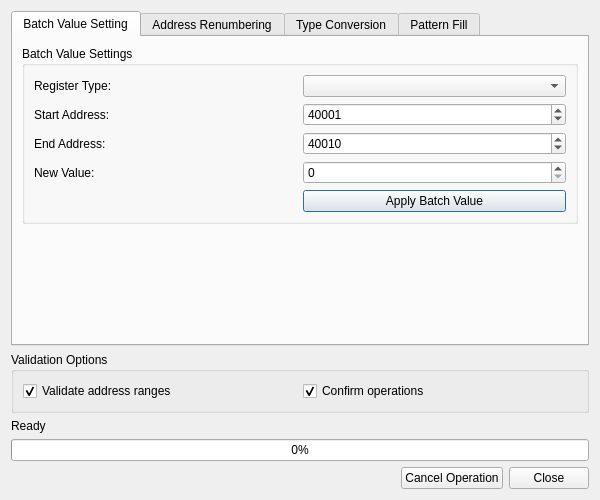
<?xml version="1.0" encoding="UTF-8"?>
<ui version="4.0">
 <class>BulkOperationsDialog</class>
 <widget class="QDialog" name="BulkOperationsDialog">
  <property name="geometry">
   <rect>
    <x>0</x>
    <y>0</y>
    <width>600</width>
    <height>500</height>
   </rect>
  </property>
  <property name="windowTitle">
   <string>Bulk Operations</string>
  </property>
  <layout class="QVBoxLayout" name="verticalLayout">
   <item>
    <widget class="QTabWidget" name="tab_widget">
     <property name="currentIndex">
      <number>0</number>
     </property>
     
     <!-- Tab 1: Batch Value Setting -->
     <widget class="QWidget" name="batch_tab">
      <attribute name="title">
       <string>Batch Value Setting</string>
      </attribute>
      <layout class="QVBoxLayout" name="batch_layout">
       <item>
        <widget class="QGroupBox" name="batch_settings_group">
         <property name="title">
          <string>Batch Value Settings</string>
         </property>
         <layout class="QGridLayout" name="batch_grid">
          <item row="0" column="0">
           <widget class="QLabel" name="batch_reg_type_label">
            <property name="text">
             <string>Register Type:</string>
            </property>
           </widget>
          </item>
          <item row="0" column="1">
           <widget class="QComboBox" name="batch_reg_type_combo"/>
          </item>
          <item row="1" column="0">
           <widget class="QLabel" name="batch_start_label">
            <property name="text">
             <string>Start Address:</string>
            </property>
           </widget>
          </item>
          <item row="1" column="1">
           <widget class="QSpinBox" name="batch_start_addr_spin">
            <property name="maximum">
             <number>49999</number>
            </property>
            <property name="value">
             <number>40001</number>
            </property>
           </widget>
          </item>
          <item row="2" column="0">
           <widget class="QLabel" name="batch_end_label">
            <property name="text">
             <string>End Address:</string>
            </property>
           </widget>
          </item>
          <item row="2" column="1">
           <widget class="QSpinBox" name="batch_end_addr_spin">
            <property name="maximum">
             <number>49999</number>
            </property>
            <property name="value">
             <number>40010</number>
            </property>
           </widget>
          </item>
          <item row="3" column="0">
           <widget class="QLabel" name="batch_value_label">
            <property name="text">
             <string>New Value:</string>
            </property>
           </widget>
          </item>
          <item row="3" column="1">
           <widget class="QSpinBox" name="batch_new_value_spin">
            <property name="maximum">
             <number>65535</number>
            </property>
           </widget>
          </item>
          <item row="4" column="1">
           <widget class="QPushButton" name="batch_apply_btn">
            <property name="text">
             <string>Apply Batch Value</string>
            </property>
           </widget>
          </item>
         </layout>
        </widget>
       </item>
       <item>
        <spacer name="batch_spacer">
         <property name="orientation">
          <enum>Qt::Vertical</enum>
         </property>
         <property name="sizeHint" stdset="0">
          <size>
           <width>20</width>
           <height>40</height>
          </size>
         </property>
        </spacer>
       </item>
      </layout>
     </widget>
     
     <!-- Tab 2: Address Renumbering -->
     <widget class="QWidget" name="renumber_tab">
      <attribute name="title">
       <string>Address Renumbering</string>
      </attribute>
      <layout class="QVBoxLayout" name="renumber_layout">
       <item>
        <widget class="QGroupBox" name="renumber_settings_group">
         <property name="title">
          <string>Address Renumbering Settings</string>
         </property>
         <layout class="QGridLayout" name="renumber_grid">
          <item row="0" column="0">
           <widget class="QLabel" name="renumber_reg_type_label">
            <property name="text">
             <string>Register Type:</string>
            </property>
           </widget>
          </item>
          <item row="0" column="1">
           <widget class="QComboBox" name="renumber_reg_type_combo"/>
          </item>
          <item row="1" column="0">
           <widget class="QLabel" name="renumber_current_start_label">
            <property name="text">
             <string>Current Start Address:</string>
            </property>
           </widget>
          </item>
          <item row="1" column="1">
           <widget class="QSpinBox" name="renumber_current_start_spin">
            <property name="maximum">
             <number>49999</number>
            </property>
            <property name="value">
             <number>40001</number>
            </property>
           </widget>
          </item>
          <item row="2" column="0">
           <widget class="QLabel" name="renumber_current_end_label">
            <property name="text">
             <string>Current End Address:</string>
            </property>
           </widget>
          </item>
          <item row="2" column="1">
           <widget class="QSpinBox" name="renumber_current_end_spin">
            <property name="maximum">
             <number>49999</number>
            </property>
            <property name="value">
             <number>40010</number>
            </property>
           </widget>
          </item>
          <item row="3" column="0">
           <widget class="QLabel" name="renumber_new_start_label">
            <property name="text">
             <string>New Start Address:</string>
            </property>
           </widget>
          </item>
          <item row="3" column="1">
           <widget class="QSpinBox" name="renumber_new_start_spin">
            <property name="maximum">
             <number>49999</number>
            </property>
            <property name="value">
             <number>40021</number>
            </property>
           </widget>
          </item>
          <item row="4" column="1">
           <widget class="QPushButton" name="renumber_apply_btn">
            <property name="text">
             <string>Apply Renumbering</string>
            </property>
           </widget>
          </item>
         </layout>
        </widget>
       </item>
       <item>
        <spacer name="renumber_spacer">
         <property name="orientation">
          <enum>Qt::Vertical</enum>
         </property>
         <property name="sizeHint" stdset="0">
          <size>
           <width>20</width>
           <height>40</height>
          </size>
         </property>
        </spacer>
       </item>
      </layout>
     </widget>
     
     <!-- Tab 3: Type Conversion -->
     <widget class="QWidget" name="convert_tab">
      <attribute name="title">
       <string>Type Conversion</string>
      </attribute>
      <layout class="QVBoxLayout" name="convert_layout">
       <item>
        <widget class="QGroupBox" name="convert_settings_group">
         <property name="title">
          <string>Type Conversion Settings</string>
         </property>
         <layout class="QGridLayout" name="convert_grid">
          <item row="0" column="0">
           <widget class="QLabel" name="convert_old_type_label">
            <property name="text">
             <string>Current Type:</string>
            </property>
           </widget>
          </item>
          <item row="0" column="1">
           <widget class="QComboBox" name="convert_old_type_combo"/>
          </item>
          <item row="1" column="0">
           <widget class="QLabel" name="convert_start_label">
            <property name="text">
             <string>Start Address:</string>
            </property>
           </widget>
          </item>
          <item row="1" column="1">
           <widget class="QSpinBox" name="convert_start_addr_spin">
            <property name="maximum">
             <number>49999</number>
            </property>
            <property name="value">
             <number>40001</number>
            </property>
           </widget>
          </item>
          <item row="2" column="0">
           <widget class="QLabel" name="convert_end_label">
            <property name="text">
             <string>End Address:</string>
            </property>
           </widget>
          </item>
          <item row="2" column="1">
           <widget class="QSpinBox" name="convert_end_addr_spin">
            <property name="maximum">
             <number>49999</number>
            </property>
            <property name="value">
             <number>40010</number>
            </property>
           </widget>
          </item>
          <item row="3" column="0">
           <widget class="QLabel" name="convert_new_type_label">
            <property name="text">
             <string>New Type:</string>
            </property>
           </widget>
          </item>
          <item row="3" column="1">
           <widget class="QComboBox" name="convert_new_type_combo"/>
          </item>
          <item row="4" column="0">
           <widget class="QLabel" name="convert_new_start_label">
            <property name="text">
             <string>New Start Address:</string>
            </property>
           </widget>
          </item>
          <item row="4" column="1">
           <widget class="QSpinBox" name="convert_new_start_spin">
            <property name="maximum">
             <number>49999</number>
            </property>
            <property name="value">
             <number>30001</number>
            </property>
           </widget>
          </item>
          <item row="5" column="1">
           <widget class="QPushButton" name="convert_apply_btn">
            <property name="text">
             <string>Apply Conversion</string>
            </property>
           </widget>
          </item>
         </layout>
        </widget>
       </item>
       <item>
        <spacer name="convert_spacer">
         <property name="orientation">
          <enum>Qt::Vertical</enum>
         </property>
         <property name="sizeHint" stdset="0">
          <size>
           <width>20</width>
           <height>40</height>
          </size>
         </property>
        </spacer>
       </item>
      </layout>
     </widget>
     
     <!-- Tab 4: Pattern Fill -->
     <widget class="QWidget" name="pattern_tab">
      <attribute name="title">
       <string>Pattern Fill</string>
      </attribute>
      <layout class="QVBoxLayout" name="pattern_layout">
       <item>
        <widget class="QGroupBox" name="pattern_settings_group">
         <property name="title">
          <string>Pattern Fill Settings</string>
         </property>
         <layout class="QGridLayout" name="pattern_grid">
          <item row="0" column="0">
           <widget class="QLabel" name="pattern_reg_type_label">
            <property name="text">
             <string>Register Type:</string>
            </property>
           </widget>
          </item>
          <item row="0" column="1">
           <widget class="QComboBox" name="pattern_reg_type_combo"/>
          </item>
          <item row="1" column="0">
           <widget class="QLabel" name="pattern_start_label">
            <property name="text">
             <string>Start Address:</string>
            </property>
           </widget>
          </item>
          <item row="1" column="1">
           <widget class="QSpinBox" name="pattern_start_addr_spin">
            <property name="maximum">
             <number>49999</number>
            </property>
            <property name="value">
             <number>40001</number>
            </property>
           </widget>
          </item>
          <item row="2" column="0">
           <widget class="QLabel" name="pattern_end_label">
            <property name="text">
             <string>End Address:</string>
            </property>
           </widget>
          </item>
          <item row="2" column="1">
           <widget class="QSpinBox" name="pattern_end_addr_spin">
            <property name="maximum">
             <number>49999</number>
            </property>
            <property name="value">
             <number>40010</number>
            </property>
           </widget>
          </item>
          <item row="3" column="0">
           <widget class="QLabel" name="pattern_values_label">
            <property name="text">
             <string>Pattern Values:</string>
            </property>
           </widget>
          </item>
          <item row="3" column="1">
           <widget class="QLineEdit" name="pattern_values_edit">
            <property name="placeholderText">
             <string>e.g., 100,200,300</string>
            </property>
           </widget>
          </item>
          <item row="4" column="1">
           <widget class="QPushButton" name="pattern_apply_btn">
            <property name="text">
             <string>Apply Pattern</string>
            </property>
           </widget>
          </item>
         </layout>
        </widget>
       </item>
       <item>
        <spacer name="pattern_spacer">
         <property name="orientation">
          <enum>Qt::Vertical</enum>
         </property>
         <property name="sizeHint" stdset="0">
          <size>
           <width>20</width>
           <height>40</height>
          </size>
         </property>
        </spacer>
       </item>
      </layout>
     </widget>
    </widget>
   </item>
   
   <!-- Validation Options -->
   <item>
    <widget class="QGroupBox" name="validation_group">
     <property name="title">
      <string>Validation Options</string>
     </property>
     <layout class="QHBoxLayout" name="validation_layout">
      <item>
       <widget class="QCheckBox" name="validate_ranges_cb">
        <property name="text">
         <string>Validate address ranges</string>
        </property>
        <property name="checked">
         <bool>true</bool>
        </property>
       </widget>
      </item>
      <item>
       <widget class="QCheckBox" name="confirm_operations_cb">
        <property name="text">
         <string>Confirm operations</string>
        </property>
        <property name="checked">
         <bool>true</bool>
        </property>
       </widget>
      </item>
     </layout>
    </widget>
   </item>
   
   <!-- Progress and Status -->
   <item>
    <widget class="QLabel" name="status_label">
     <property name="text">
      <string>Ready</string>
     </property>
    </widget>
   </item>
   <item>
    <widget class="QProgressBar" name="progress_bar">
     <property name="visible">
      <bool>false</bool>
     </property>
     <property name="value">
      <number>0</number>
     </property>
    </widget>
   </item>
   
   <!-- Dialog Buttons -->
   <item>
    <layout class="QHBoxLayout" name="button_layout">
     <item>
      <spacer name="button_spacer">
       <property name="orientation">
        <enum>Qt::Horizontal</enum>
       </property>
       <property name="sizeHint" stdset="0">
        <size>
         <width>40</width>
         <height>20</height>
        </size>
       </property>
      </spacer>
     </item>
     <item>
      <widget class="QPushButton" name="cancel_btn">
       <property name="text">
        <string>Cancel Operation</string>
       </property>
       <property name="visible">
        <bool>false</bool>
       </property>
      </widget>
     </item>
     <item>
      <widget class="QPushButton" name="close_btn">
       <property name="text">
        <string>Close</string>
       </property>
      </widget>
     </item>
    </layout>
   </item>
  </layout>
 </widget>
 <resources/>
 <connections/>
</ui>
